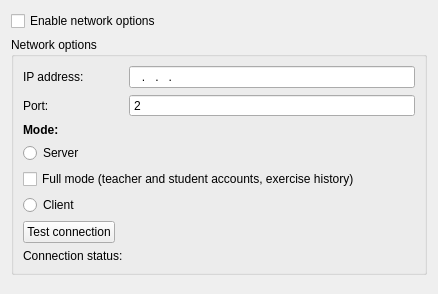
<?xml version="1.0" encoding="UTF-8"?>
<ui version="4.0">
 <class>ConnectionOptions</class>
 <widget class="QWidget" name="ConnectionOptions">
  <property name="geometry">
   <rect>
    <x>0</x>
    <y>0</y>
    <width>438</width>
    <height>294</height>
   </rect>
  </property>
  <property name="windowTitle">
   <string notr="true"/>
  </property>
  <layout class="QVBoxLayout" name="verticalLayout_2">
   <item>
    <widget class="QCheckBox" name="networkOptionsCheckBox">
     <property name="text">
      <string>Enable network options</string>
     </property>
    </widget>
   </item>
   <item>
    <widget class="QGroupBox" name="networkOptions">
     <property name="sizePolicy">
      <sizepolicy hsizetype="Preferred" vsizetype="Fixed">
       <horstretch>0</horstretch>
       <verstretch>0</verstretch>
      </sizepolicy>
     </property>
     <property name="title">
      <string>Network options</string>
     </property>
     <layout class="QFormLayout" name="formLayout">
      <item row="0" column="0">
       <widget class="QLabel" name="IPLabel">
        <property name="text">
         <string>IP address:</string>
        </property>
       </widget>
      </item>
      <item row="0" column="1">
       <widget class="QLineEdit" name="IPEdit">
        <property name="inputMask">
         <string notr="true">000.000.000.000</string>
        </property>
       </widget>
      </item>
      <item row="1" column="0">
       <widget class="QLabel" name="portLabel">
        <property name="text">
         <string>Port:</string>
        </property>
       </widget>
      </item>
      <item row="1" column="1">
       <widget class="QSpinBox" name="portEdit">
        <property name="sizePolicy">
         <sizepolicy hsizetype="Expanding" vsizetype="Fixed">
          <horstretch>0</horstretch>
          <verstretch>0</verstretch>
         </sizepolicy>
        </property>
        <property name="buttonSymbols">
         <enum>QAbstractSpinBox::NoButtons</enum>
        </property>
        <property name="minimum">
         <number>2</number>
        </property>
        <property name="maximum">
         <number>65535</number>
        </property>
       </widget>
      </item>
      <item row="4" column="0">
       <widget class="QRadioButton" name="serverButton">
        <property name="text">
         <string>Server</string>
        </property>
       </widget>
      </item>
      <item row="7" column="0">
       <widget class="QRadioButton" name="clientButton">
        <property name="text">
         <string>Client</string>
        </property>
       </widget>
      </item>
      <item row="10" column="0">
       <widget class="QLabel" name="statusLabel">
        <property name="text">
         <string>Connection status:</string>
        </property>
       </widget>
      </item>
      <item row="10" column="1">
       <widget class="QLabel" name="statusValueLabel">
        <property name="text">
         <string notr="true"/>
        </property>
       </widget>
      </item>
      <item row="6" column="0" colspan="2">
       <widget class="QCheckBox" name="fullModeCheckBox">
        <property name="sizePolicy">
         <sizepolicy hsizetype="Fixed" vsizetype="Fixed">
          <horstretch>0</horstretch>
          <verstretch>0</verstretch>
         </sizepolicy>
        </property>
        <property name="text">
         <string>Full mode (teacher and student accounts, exercise history)</string>
        </property>
       </widget>
      </item>
      <item row="8" column="0">
       <widget class="QPushButton" name="testButton">
        <property name="sizePolicy">
         <sizepolicy hsizetype="Fixed" vsizetype="Fixed">
          <horstretch>0</horstretch>
          <verstretch>0</verstretch>
         </sizepolicy>
        </property>
        <property name="text">
         <string extracomment="A button for pairing">Test connection</string>
        </property>
       </widget>
      </item>
      <item row="3" column="0">
       <widget class="QLabel" name="label">
        <property name="font">
         <font>
          <weight>75</weight>
          <bold>true</bold>
         </font>
        </property>
        <property name="text">
         <string>Mode:</string>
        </property>
       </widget>
      </item>
     </layout>
    </widget>
   </item>
   <item>
    <spacer name="spacer1">
     <property name="orientation">
      <enum>Qt::Vertical</enum>
     </property>
     <property name="sizeHint" stdset="0">
      <size>
       <width>20</width>
       <height>40</height>
      </size>
     </property>
    </spacer>
   </item>
  </layout>
 </widget>
 <resources/>
 <connections/>
</ui>
